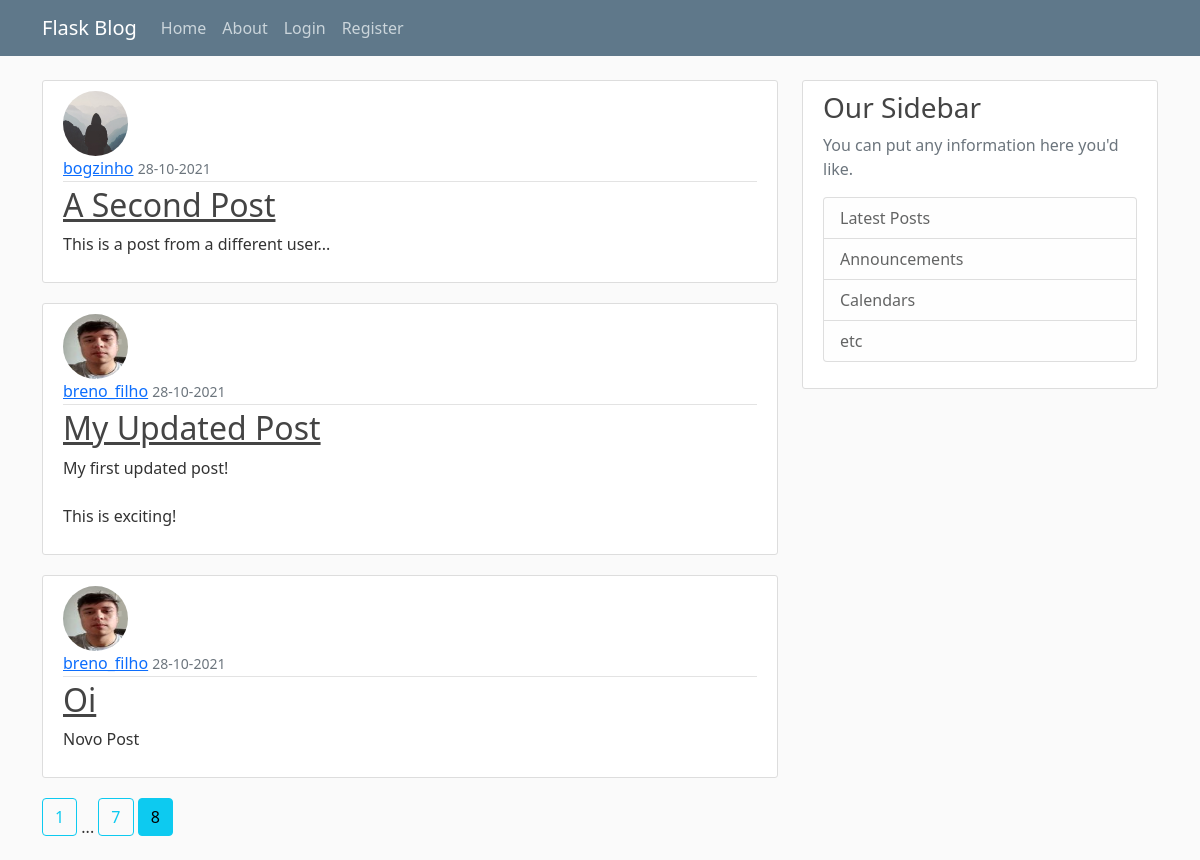
Screenshot of /home?page=8 with the database file from the repository.
### mainapp/models.py (models this page shows, shortened)
class Post(db.Model):
    id = db.Column(db.Integer, primary_key=True)
    title = db.Column(db.String(100), nullable=False)
    date_posted = db.Column(db.DateTime, nullable=False,
                            default=datetime.utcnow)
    content = db.Column(db.Text, nullable=False)
    user_id = db.Column(db.Integer, db.ForeignKey('user.id'), nullable=False)

class User(db.Model, UserMixin):
    id = db.Column(db.Integer, primary_key=True)
    username = db.Column(db.String(20), unique=True, nullable=False)
    email = db.Column(db.String(120), unique=True, nullable=False)
    image_file = db.Column(db.String(20),
                           nullable=False, default='default.jpg')
    password = db.Column(db.String(60), nullable=False)
    posts = db.relationship('Post', backref='author', lazy=True)

### mainapp/main/routes.py (the view)
@main.route('/')
@main.route('/home')
def home():
    page = request.args.get('page', 1, type=int)
    posts = Post.query.order_by(Post.date_posted.desc())\
        .paginate(page=page, per_page=3)
    return render_template('home.html', posts=posts, title='Home')

### mainapp/templates/home.html
{% extends "base.html" %}
{% block content %}
    {% for post in posts.items %}
        <article class="media content-section">
            <img src="{{ url_for('static', filename='profile_pics/' + post.author.image_file) }}" class="rounded-circle article-img">
            <div class="media-body">
            <div class="article-metadata">
                <a class="mr-2" href="{{ url_for('users.user_posts', username=post.author.username) }}">{{ post.author.username }}</a>
                <small class="text-muted">{{ post.date_posted.strftime('%d-%m-%Y') }}</small>
            </div>
            <h2><a class="article-title" href="{{ url_for('posts.post', post_id=post.id) }}">{{ post.title }}</a></h2>
            <p class="article-content">{{ post.content }}</p>
            </div>
        </article>
    {% endfor %}
    {% for page_num in posts.iter_pages(left_edge=1, right_edge=1, left_current=1, right_current=2) %}
        {% if page_num %}
         {% if posts.page == page_num %}
            <a class="btn btn-info mb-4" href="{{ url_for('main.home', page=page_num) }}">{{ page_num }}</a>
        {% else %}
            <a class="btn btn-outline-info mb-4" href="{{ url_for('main.home', page=page_num) }}">{{ page_num }}</a>
        {% endif %}
        {% else %}
        ...
        {% endif %}
    {% endfor %}
{% endblock content %}

### mainapp/static/main.css (style rules this page uses)
body { background: #fafafa; color: #333333; margin-top: 5rem; }
h1, h2, h3, h4, h5, h6 { color: #444444; }
.content-section { background: #ffffff; padding: 10px 20px; border: 1px solid #dddddd; border-radius: 3px; margin-bottom: 20px; }
.article-title { color: #444444; }
.article-content { white-space: pre-line; }
.article-img { height: 65px; width: 65px; margin-right: 16px; }
.article-metadata { padding-bottom: 1px; margin-bottom: 4px; border-bottom: 1px solid #e3e3e3 }

### rows the page displays
Post: image_file (placeholder picture), author.username "bogzinho", date_posted "28-10-2021", title "A Second Post", content "This is a post from a different user..."
Post: image_file (picture), author.username "breno_filho", date_posted "28-10-2021", title "My Updated Post", content "My first updated post! This is exciting!"
Post: image_file (picture), author.username "breno_filho", date_posted "28-10-2021", title "Oi", content "Novo Post"

### other values shown
{{ page_num }} "1" "7"
{{ page_num }} "8"
